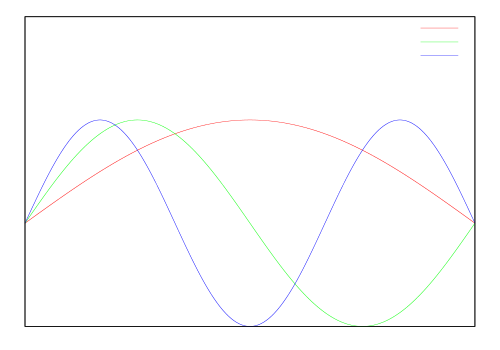

The gnuplot source for this figure:
clear
reset
file="TEM-moden"
set key inside top right
set xlabel 'x'
set ylabel 'A(x)'
set samples 100000
set xrange [0:pi]
set yrange [-1:2]
unset xtics
unset ytics

f(x,a) = sin(a*x)


#set label 1 sprintf('$\chi^2_{\mathrm{red}} = %.4f$',FIT_WSSR/FIT_NDF) at graph 0.02, 0.80

set term push
set term epslatex color 10
set out sprintf('%s.tex',file)

plot f(x,1) title "fundamentale Mode" lt 1 lc 1, \
f(x,2) title "1. Harmonische" lt 1 lc 2, \
f(x,3) title "2. Harmonische" lt 1 lc 3

unset out
set term pop
